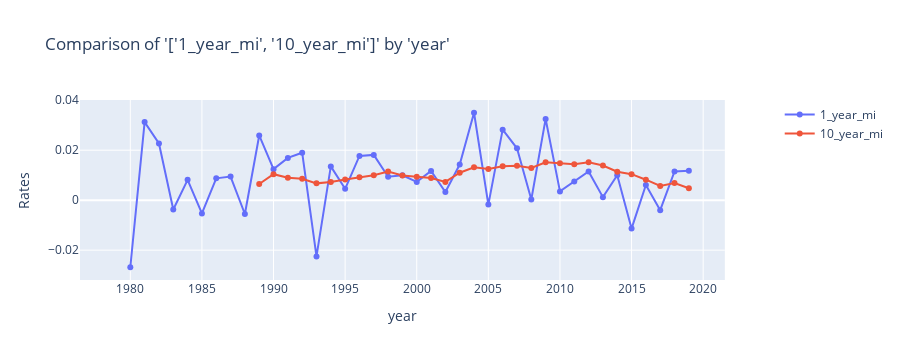

Notebook code for this chart:
### Markdown cell above
### Chart

### Code cell
charters.compare_rates(
    df=mi_df,
    x_axis="year",
    rates=["1_year_mi", "10_year_mi"],
)
